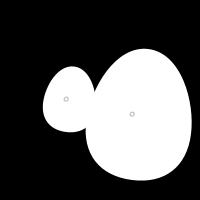
Frame 1 (no input)
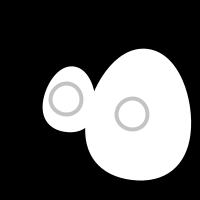
Frame 60 (the mouse pressed at the canvas centre just before this capture)
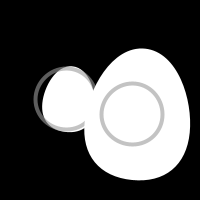
Frame 120 (the mouse held since frame 60 and released just before this capture)

The Processing sketch that drew these frames (run headless with seeded random() and noise(); from frame 60 on, the mouse is pressed at the canvas centre):

// Processing sketch: CompositeObjects
// ── CompositeObjects.pde
/**
 * Composite Objects
 * 
 * An object can include several other objects. Creating such composite objects 
 * is a good way to use the principles of modularity and build higher levels of 
 * abstraction within a program.
 * 
 * Updated 27 May 2007
 */

EggRing er1, er2;

void setup() 
{
  size(200, 200);
  smooth();
  er1 = new EggRing(66, 132, 0.1, 66);
  er2 = new EggRing(132, 180, 0.05, 132);
}

void draw() 
{
  background(0);
  er1.transmit();
  er2.transmit();
}

class EggRing 
{
  Egg ovoid;
  Ring circle = new Ring();
  EggRing(int x, int y, float t, float sp) {
    ovoid = new Egg(x, y, t, sp);
    circle.start(x, y - sp/2);
  }
  void transmit() {
    ovoid.wobble();
    ovoid.display();
    circle.grow();
    circle.display();
    if (circle.on == false) {
      circle.on = true;
    }
  }
}

class Egg {
  float x, y; // X-coordinate, y-coordinate
  float tilt; // Left and right angle offset
  float angle; // Used to define the tilt
  float scalar; // Height of the egg
  // Constructor
  Egg(int xpos, int ypos, float t, float s) {
    x = xpos;
    y = ypos;
    tilt = t;
    scalar = s / 100.0;
  }
  void wobble() {
    tilt = cos(angle) / 8;
    angle += 0.1;
  }
  void display() {
    noStroke();
    fill(255);
    pushMatrix();
    translate(x, y);
    rotate(tilt);
    scale(scalar);
    beginShape();
    vertex(0, -100);
    bezierVertex(25, -100, 40, -65, 40, -40);
    bezierVertex(40, -15, 25, 0, 0, 0);
    bezierVertex(-25, 0, -40, -15, -40, -40);
    bezierVertex(-40, -65, -25, -100, 0, -100);
    endShape();
    popMatrix();
  }
}

class Ring {
  float x, y; // X-coordinate, y-coordinate
  float diameter; // Diameter of the ring
  boolean on = false; // Turns the display on and off
  void start(float xpos, float ypos) {
    x = xpos;
    y = ypos;
    on = true;
    diameter = 1;
  }
  void grow() {
    if (on == true) {
      diameter += 0.5;
      if (diameter > width*2) {
        diameter = 0.0;
      }
    }
  }
  void display() {
    if (on == true) {
      noFill();
      strokeWeight(4);
      stroke(155, 153);
      ellipse(x, y, diameter, diameter);
    }
  }
}
